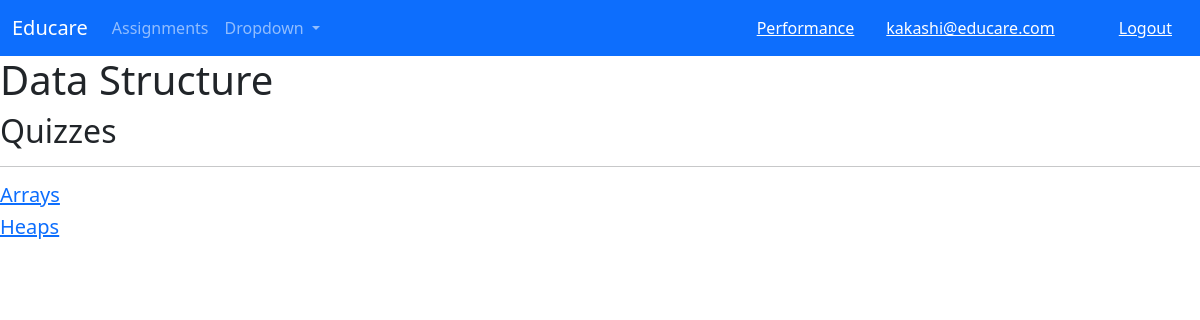
/assignments/course/1/ (signed in), run on the app's committed database.
### accounts/models.py (models this page shows)
class User(AbstractBaseUser, PermissionsMixin):
    email = models.EmailField(unique=True)
    first_name = models.CharField(max_length=120)
    last_name = models.CharField(max_length=120)
    is_staff = models.BooleanField(default=False)
    is_active = models.BooleanField(default=True)
    objects = CustomAccountManager()
    USERNAME_FIELD = 'email'
    REQUIRED_FIELDS = ['first_name', 'last_name']
    def __str__(self):
        return self.email

### courses/models.py (models this page shows, shortened)
class Course(models.Model):
    course_id = models.AutoField(primary_key=True)
    course_name = models.CharField(max_length=200)

### assignments/models.py (models this page shows)
class Quiz(models.Model):
    quiz_id = models.AutoField(primary_key=True)
    course_id = models.ForeignKey(Course, on_delete=models.CASCADE)
    quiz_name = models.CharField(max_length=200)
    def __str__(self):
        return str(self.quiz_name)

### assignments/views.py (the view)
# urls.py: path("course/<int:pk>/", views.CourseQuizzesView.as_view(), name="course-quizzes"),
class CourseQuizzesView(LoginRequiredMixin, ListView):
    template_name = "assignments/course_quizzes.html"
    model = Quiz
    context_object_name = "quizzes"
    def get_queryset(self):
        queryset = Quiz.objects.filter(course_id=self.kwargs.get("pk"))
        return queryset
    def get_context_data(self, **kwargs):
        data = super().get_context_data(**kwargs)
        data["course_name"] = Course.objects.get(pk=self.kwargs.get("pk")).course_name
        data["course_id"] = self.kwargs.get("pk")
        return data

### templates/assignments/course_quizzes.html (shortened to what this page needs)
{% extends 'base.html' %}
{% block content %}
<h1>{{course_name}}</h1>
<h2>Quizzes</h2>
<hr>
{% for quiz in quizzes %}
<a href="{% url 'assignments:attempt-quiz' course_id  quiz.pk %}">
  <h5>{{quiz}}</h5>
</a>
{% empty %}
<p>
  Looks like there are no quizzes at the movement...
</p>
{% endfor %}
{% endblock content %}

### templates/navbar.html (shortened to what this page needs)
<nav class="navbar navbar-expand-lg navbar-dark bg-primary">
  <div class="container-fluid">
    <a class="navbar-brand" href="{% url 'home' %}">Educare</a>
    <div class="collapse navbar-collapse" id="navbarSupportedContent">
      <ul class="navbar-nav me-auto mb-2 mb-lg-0">
        <li class="nav-item">
          <a class="nav-link" href="{% url 'assignments:course-list' %}">Assignments</a>
        </li>
        <li class="nav-item dropdown">
          <a class="nav-link dropdown-toggle" href="#" id="navbarDropdown" role="button" data-bs-toggle="dropdown" aria-expanded="false">
            Dropdown
          </a>
        </li>
      </ul>
    </div>
    {% if request.user.is_authenticated %}
    <span class="mx-3"><a class = "text-white pe-3" href="{% url 'assignments:results' %}">Performance</a></span>
    <span class = "me-5"><a class = "text-white pe-3" href="{% url 'accounts:profile' request.user.pk %}">{{request.user}}</a></span>
    <span ><a class = "text-white pe-3" href= "{% url 'accounts:logout' %}">Logout</a></span>
    {% else %}
    <span ><a class = "text-white pe-3" href= "{% url 'accounts:login' %}">Login</a></span>
    <span ><a class = "text-white pe-3" href= "{% url 'accounts:registration' %}">Register</a></span>
    {% endif %}
  </div>
</nav>

### data on the page
User: user "kakashi@educare.com"
Course: course_name "Data Structure"
Quiz: quiz_name "Arrays"
Quiz: quiz_name "Heaps"
